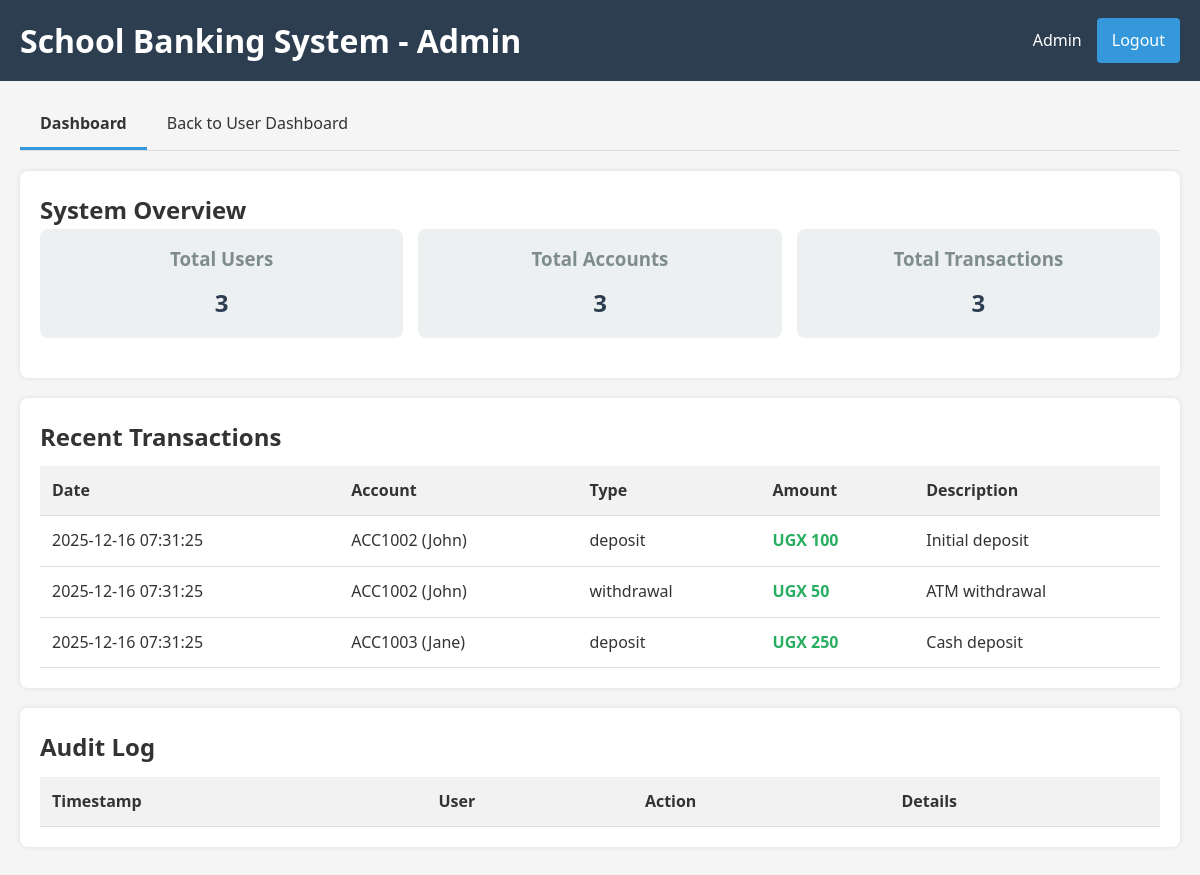
Page /admin/dashboard.php (signed in) on the committed database.
### tables this page shows
CREATE TABLE IF NOT EXISTS transactions (
    id INT AUTO_INCREMENT PRIMARY KEY,
    account_id INT NOT NULL,
    type ENUM('deposit', 'withdrawal', 'transfer_in', 'transfer_out') NOT NULL,
    amount DECIMAL(10, 2) NOT NULL,
    balance_after DECIMAL(10, 2) NOT NULL,
    description VARCHAR(255),
    reference_number VARCHAR(50) UNIQUE,
    created_at TIMESTAMP DEFAULT CURRENT_TIMESTAMP,
    FOREIGN KEY (account_id) REFERENCES accounts(id) ON DELETE CASCADE
);

CREATE TABLE IF NOT EXISTS accounts (
    id INT AUTO_INCREMENT PRIMARY KEY,
    user_id INT NOT NULL,
    account_number VARCHAR(20) UNIQUE NOT NULL,
    balance DECIMAL(10, 2) DEFAULT 0.00,
    status ENUM('active', 'inactive', 'suspended') DEFAULT 'active',
    created_at TIMESTAMP DEFAULT CURRENT_TIMESTAMP,
    updated_at TIMESTAMP DEFAULT CURRENT_TIMESTAMP ON UPDATE CURRENT_TIMESTAMP,
    FOREIGN KEY (user_id) REFERENCES users(id) ON DELETE CASCADE
);

CREATE TABLE IF NOT EXISTS users (
    id INT AUTO_INCREMENT PRIMARY KEY,
    username VARCHAR(50) UNIQUE NOT NULL,
    password VARCHAR(255) NOT NULL,
    first_name VARCHAR(50) NOT NULL,
    last_name VARCHAR(50) NOT NULL,
    email VARCHAR(100) UNIQUE NOT NULL,
    role ENUM('student', 'admin') DEFAULT 'student',
    created_at TIMESTAMP DEFAULT CURRENT_TIMESTAMP,
    updated_at TIMESTAMP DEFAULT CURRENT_TIMESTAMP ON UPDATE CURRENT_TIMESTAMP
);

### includes/database.php (called while the page is built, shortened)
<?php
class Database {
    private $conn;
    public function __construct() {
        $this->conn = new mysqli(DB_HOST, DB_USER, DB_PASS, DB_NAME);
    }
    public function query($sql, $params = []) {
        $stmt = $this->conn->prepare($sql);
        $stmt->execute();
        return $stmt;
    }
    public function fetchAll($sql, $params = []) {
        $stmt = $this->query($sql, $params);
        $result = $stmt->get_result();
        return $result->fetch_all(MYSQLI_ASSOC);
    }
}
$db = new Database();

### includes/functions.php (called while the page is built, shortened)
<?php
function getAllUsers() {
    global $db;
    return $db->fetchAll("SELECT * FROM users ORDER BY created_at DESC");
}
function getAllAccounts() {
    global $db;
    return $db->fetchAll("
        SELECT a.*, u.first_name, u.last_name
        FROM accounts a
        JOIN users u ON a.user_id = u.id
    ");
}
function getAllTransactions() {
    global $db;
    return $db->fetchAll("
        SELECT t.*, a.account_number, u.first_name, u.last_name
        FROM transactions t
        JOIN accounts a ON t.account_id = a.id
        JOIN users u ON a.user_id = u.id
        ORDER BY t.created_at DESC
        LIMIT 20
    ");
}

### admin/dashboard.php (the view, shortened to what this page needs)
<?php
require_once '../../includes/database.php';
require_once '../../includes/auth.php';
require_once '../../includes/functions.php';
$users = getAllUsers();
$accounts = getAllAccounts();
$transactions = getAllTransactions();
?>
<!DOCTYPE html>
<html lang="en">
<head>
    <link rel="stylesheet" href="../../assets/css/style.css">
</head>
<body>
    <header>
        <h1><?php echo SITE_NAME; ?> - Admin</h1>
        <div class="user-info">
            <span><?php echo htmlspecialchars($_SESSION['first_name'] . ' ' . $_SESSION['last_name']); ?></span>
            <a href="../../logout.php" class="btn">Logout</a>
        </div>
    </header>
    <main>
        <div class="admin-tabs">
            <a href="dashboard.php" class="tab-btn active">Dashboard</a>
            <a href="../../dashboard.php" class="tab-btn">Back to User Dashboard</a>
        </div>
        <div class="admin-section">
            <h2>System Overview</h2>
            <div class="stats-grid">
                <div class="stat-card">
                    <h3>Total Users</h3>
                    <p><?php echo count($users); ?></p>
                </div>
                <div class="stat-card">
                    <h3>Total Accounts</h3>
                    <p><?php echo count($accounts); ?></p>
                </div>
                <div class="stat-card">
                    <h3>Total Transactions</h3>
                    <p><?php echo count($transactions); ?></p>
                </div>
            </div>
        </div>
        <div class="admin-section">
            <h2>Recent Transactions</h2>
            <table>
                <thead>
                    <tr>
                        <th>Date</th>
                        <th>Account</th>
                        <th>Type</th>
                        <th>Amount</th>
                        <th>Description</th>
                    </tr>
                </thead>
                <tbody>
                    <?php foreach ($transactions as $transaction): ?>
                        <tr>
                            <td><?php echo htmlspecialchars($transaction['created_at']); ?></td>
                            <td><?php echo htmlspecialchars($transaction['account_number'] . ' (' . $transaction['first_name'] . ')'); ?></td>
                            <td><?php echo htmlspecialchars($transaction['type']); ?></td>
                            <td class="<?php echo $transaction['amount'] > 0 ? 'positive' : 'negative'; ?>">
                                UGX <?php echo number_format(abs($transaction['amount']), 0); ?>
                            </td>
                            <td><?php echo htmlspecialchars($transaction['description']); ?></td>
                        </tr>
                    <?php endforeach; ?>
                </tbody>
            </table>
        </div>
        <div class="admin-section">
            <h2>Audit Log</h2>
            <table>
                <thead>
                    <tr>
                        <th>Timestamp</th>
                        <th>User</th>
                        <th>Action</th>
                        <th>Details</th>
                    </tr>
                </thead>
            </table>
        </div>
    </main>
</body>
</html>

### assets/css/style.css (style rules this page uses)
* { box-sizing: border-box; margin: 0; padding: 0; font-family: "Segoe UI", Tahoma, Geneva, Verdana, sans-serif; }
body { background-color: #f5f5f5; color: #333; line-height: 1.6; }
a { text-decoration: none; color: inherit; }
.btn { display: inline-block; background-color: #3498db; color: white; border: none; padding: 10px 15px; border-radius: 4px; cursor: pointer; font-size: 16px; }
header { background-color: #2c3e50; color: white; padding: 15px 20px; display: flex; justify-content: space-between; align-items: center; }
.user-info { display: flex; align-items: center; gap: 15px; }
main { padding: 20px; max-width: 1200px; margin: 0 auto; }
table { width: 100%; border-collapse: collapse; margin-top: 10px; }
th, td { padding: 12px; text-align: left; border-bottom: 1px solid #ddd; }
th { background-color: #f2f2f2; }
.positive { color: #27ae60; font-weight: bold; }
.admin-tabs { display: flex; margin-bottom: 20px; border-bottom: 1px solid #ddd; }
.tab-btn { padding: 10px 20px; background: none; border: none; cursor: pointer; border-bottom: 3px solid transparent; }
.tab-btn.active { border-bottom: 3px solid #3498db; font-weight: bold; }
.admin-section { background: white; padding: 20px; border-radius: 8px; box-shadow: 0 0 5px rgba(0, 0, 0, 0.1); margin-bottom: 20px; }
.stats-grid { display: grid; grid-template-columns: repeat(auto-fit, minmax(200px, 1fr)); gap: 15px; margin-bottom: 20px; }
.stat-card { background: #ecf0f1; padding: 15px; border-radius: 8px; text-align: center; }
.stat-card h3 { color: #7f8c8d; margin-bottom: 10px; }
.stat-card p { font-size: 24px; font-weight: bold; color: #2c3e50; }

### rows in the picture
transactions: created_at "2025-12-16 07:31:25", account.first_name "ACC1002 (John)", type "deposit", amount "100", description "Initial deposit"
transactions: created_at "2025-12-16 07:31:25", account.first_name "ACC1002 (John)", type "withdrawal", amount "50", description "ATM withdrawal"
transactions: created_at "2025-12-16 07:31:25", account.first_name "ACC1003 (Jane)", type "deposit", amount "250", description "Cash deposit"

### other values in the picture
SITE_NAME "School Banking System"
$_SESSION['first_name'] . ' ' . $_SESSION['last_name'] "Admin"
count($users) "3"
count($accounts) "3"
count($transactions) "3"
